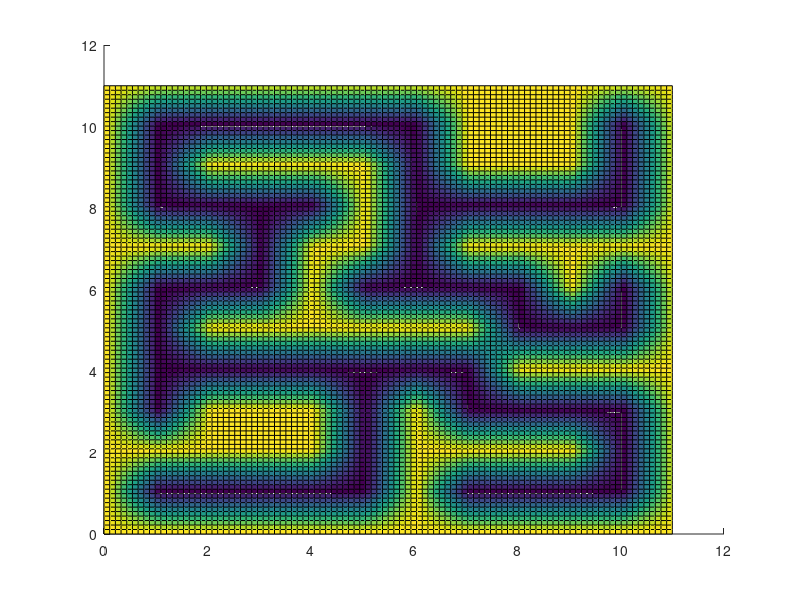

Source code (MATLAB):
function spline2D()
spline2Duniform()
%spline2Dmatrix()
return

function t=check_sanity(knot_vector,p)

  initial = knot_vector(1)
  kvsize = size(knot_vector,2)

  t = true
  counter = 1

  for i=1:p+1
    if (initial ~= knot_vector(i))
      t = false
      return
    end
  end


  for i=p+2:kvsize-p-1
    if (initial == knot_vector(i))
      counter = counter + 1
      if (counter > p)
        t = false  
        return
      end
    else
      initial = knot_vector(i)
      counter = 1
    end
  end

  initial = knot_vector(kvsize)

  for i=kvsize-p:kvsize
    if (initial ~= knot_vector(i))
      t = false
      return
    end
  end
  
  for i=1:kvsize-1
    if (knot_vector(i)>knot_vector(i+1))
      t = false
    end
  end

  return

end


function spline2Dmatrix()
knot_vectorx=[0 1 2]

knot_vectory=[0 1 2]

precision = 0  

%macros
compute_nr_basis_functions = @(knot_vector,p) size(knot_vector, 2) - p - 1
mesh   = @(a,c) [a:precision*(c-a):c]

%splines in x
px = compute_p(knot_vectorx)
tx = check_sanity(knot_vectorx,px)
nrx = compute_nr_basis_functions(knot_vectorx,px)

x_begin = knot_vectorx(1)
x_end = knot_vectorx(size(knot_vectorx,2))

x=mesh(x_begin,x_end);

%splines in y
py = compute_p(knot_vectory)
ty = check_sanity(knot_vectory,py)
nry = compute_nr_basis_functions(knot_vectorx,py)

y_begin = knot_vectory(1)
y_end = knot_vectory(size(knot_vectory,2))

y=mesh(y_begin,y_end);

%X and Y coordinates of points over the 2D mesh
[X,Y]=meshgrid(x,y);

M(1:nrx*nry,1:nrx*nry)=0.0;
hold on
for i=1:nrx
  %compute values of 
  vx=compute_spline(knot_vectorx,px,i,X);
  for j=1:nry
    vy=compute_spline(knot_vectory,py,j,Y);
    spline1=vx.*vy;
    for k=1:nrx
      %compute values of 
      vx2=compute_spline(knot_vectorx,px,k,X);
      for l=1:nry
        vy2=compute_spline(knot_vectory,py,l,Y);
        spline2=vx2.*vy2;
        crossection = spline1.*spline2;
        M(i+(j-1)*nry,k+(l-1)*nry)=M(i+(j-1)*nry,k+(l-1)*nry)+norm(crossection);
      end
    end
  end
end
crossection
hold off

end

function spline2Duniform()
% knot_vectorx=[0 0 0 0 1 2 3 4 4 4 4];

% knot_vectory=[0 0 1 2 3 4 4];

% coeff_vector = [
%   0 0 0 0 0 0 0;
%   0   0   0   0   0   0   0  ;
%   0.2 0.2 0.2 0.2 0.2 0.2 0.2;
%   1 1 1 0 1 1 1;
%   0.3 0.3 0.3 0.3 0.3 0.3 0.3;
%   0   0   0   0   0   0   0  ;
%   0 0 0 0 0 0 0;
% ];

knot_vectorx=[0 0 1 2 3 4 5 6 7 8 9 10 11 11];
knot_vectory=[0 0 1 2 3 4 5 6 7 8 9 10 11 11];
coeff_vector=[
  1   1   1   1   1   1   1   1   1   1   1   1   
  1   0   1   0   0   0   0   1   0   0   0   1   
  1   0   1   1   0   1   0   1   0   1   0   1   
  1   0   1   1   0   1   0   0   0   1   0   1   
  1   0   1   1   0   1   1   1   0   1   0   1   
  1   0   0   0   0   1   0   1   1   1   0   1   
  1   1   1   1   0   1   0   0   0   0   0   1    
  1   0   1   0   0   1   0   1   0   1   1   1    
  1   0   1   0   1   0   0   1   0   1   1   1    
  1   0   1   0   1   0   1   1   0   1   1   1    
  1   0   0   0   1   0   0   1   0   0   0   1    
  1   1   1   1   1   1   1   1   1   1   1   1    
];

% disp(coeff_vector);

precision = 0.01

%macros
compute_nr_basis_functions = @(knot_vector,p) size(knot_vector, 2) - p - 1
mesh   = @(a,c) [a:precision*(c-a):c]

%splines in x
px = compute_p(knot_vectorx)
tx = check_sanity(knot_vectorx,px)
nrx = compute_nr_basis_functions(knot_vectorx,px)

x_begin = knot_vectorx(1)
x_end = knot_vectorx(size(knot_vectorx,2))

x=mesh(x_begin,x_end);
%splines in y
py = compute_p(knot_vectorx)
ty = check_sanity(knot_vectorx,py)
nry = compute_nr_basis_functions(knot_vectorx,py)

y_begin = knot_vectory(1)
y_end = knot_vectory(size(knot_vectory,2))

y=mesh(y_begin,y_end);

%X and Y coordinates of points over the 2D mesh
[X,Y]=meshgrid(x,y);

hold on

u = 0;

for i=1:nrx
  %compute values of 
  vx=compute_spline(knot_vectorx,px,i,X);
  for j=1:nry
    vy=compute_spline(knot_vectory,py,j,Y);


    % disp(nrx);
    % disp(nry);
    % return;

    % disp(coeff_vector(i, j) * vx .* vy);
    % return;

    % surf(X,Y, coeff_vector(i, j) * vx .* vy);

    u = u + coeff_vector(i, j) * vx .* vy;
  end
end

surf(X,Y, u);

hold off

end

function spline()

knot_vector=[0 0 0  1 1 2 2 2 ]

precision = 0.0001


compute_nr_basis_functions = @(knot_vector,p) size(knot_vector, 2) - p - 1
mesh   = @(a,c) [a:precision*(c-a):c]


p = compute_p(knot_vector)
t = check_sanity(knot_vector,p)
nr = compute_nr_basis_functions(knot_vector,p)

x_begin = knot_vector(1)
x_end = knot_vector(size(knot_vector,2))


x=mesh(x_begin,x_end);


y=compute_spline(knot_vector,p,1,x);
plot(x,y)

hold on

for i=2:nr
  y=compute_spline(knot_vector,p,i,x);
  plot(x,y)
end

hold off


end


function p=compute_p(knot_vector)

  initial = knot_vector(1)
  kvsize = size(knot_vector,2)
  i=1

  while (i+1 < kvsize) && (initial == knot_vector(i+1))
    i=i+1
  end
  
  p = i-1
  
  return
end



function y=compute_spline(knot_vector,p,nr,x)
  
  fC= @(x,a,b) (x)/(b-a)-a/(b-a);
  fD= @(x,c,d) (1-x)/(d-c)+(d-1)/(d-c);
  
  
  a = knot_vector(nr);
  b = knot_vector(nr+p);
  c = knot_vector(nr+1);
  d = knot_vector(nr+p+1);

  if (p==0)
    y = 0 .* (x < a) + 1 .* (a <= x & x <= d) + 0 .* (x > d);
    return
  end
  
  lp = compute_spline(knot_vector,p-1,nr,x);
  rp = compute_spline(knot_vector,p-1,nr+1,x);
  
  if (a==b)
    y1 = 0 .* (x < a) + 1 .* (a <= x & x <= b) + 0 .* (x > b);
  else
    y1 = 0 .* (x < a) + fC(x,a,b) .* (a <= x & x <= b) + 0 .* (x > b);
  end
  
  if (c==d)
    y2 = 0 .* (x < c) + 1 .* (c < x & x <= d) + 0 .* (d < x);
  else
    y2 = 0 .* (x < c) + fD(x,c,d) .* (c < x & x <= d) + 0 .* (d < x);
  end
  
  y = lp .* y1 + rp .* y2;
  return
  
end

end
